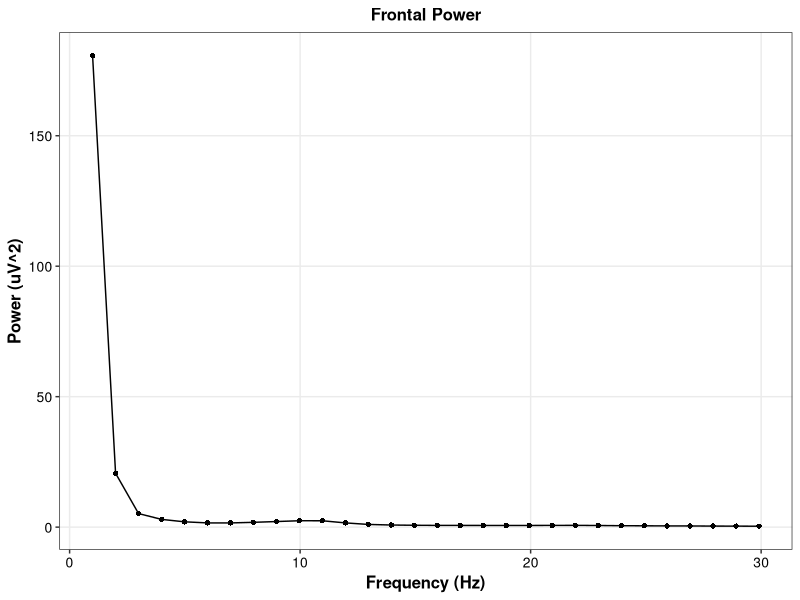
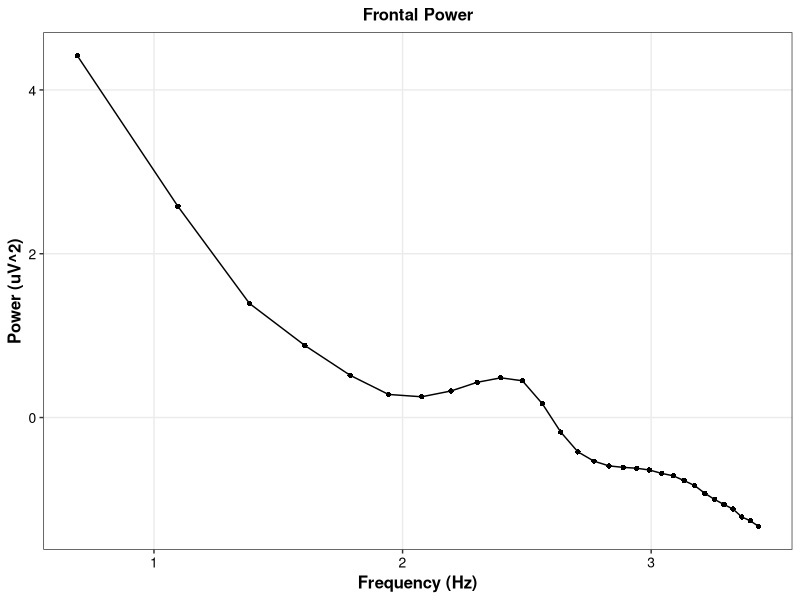
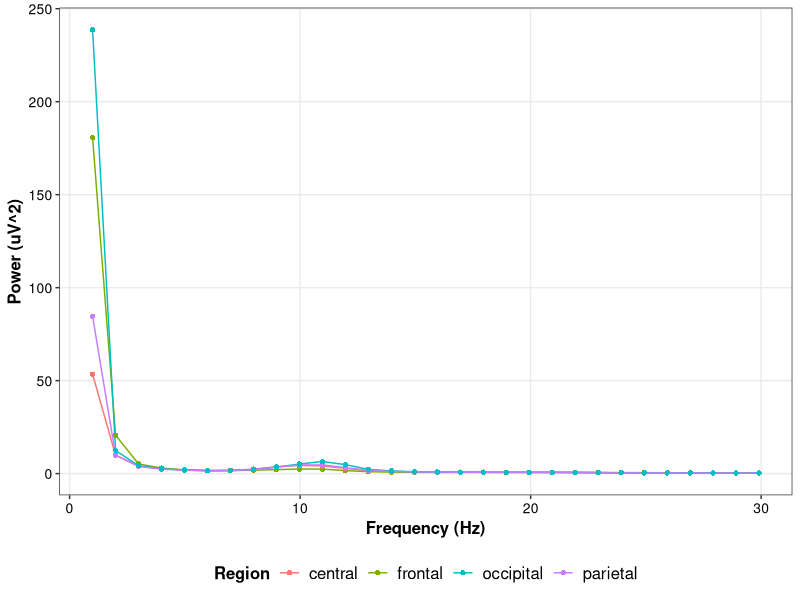
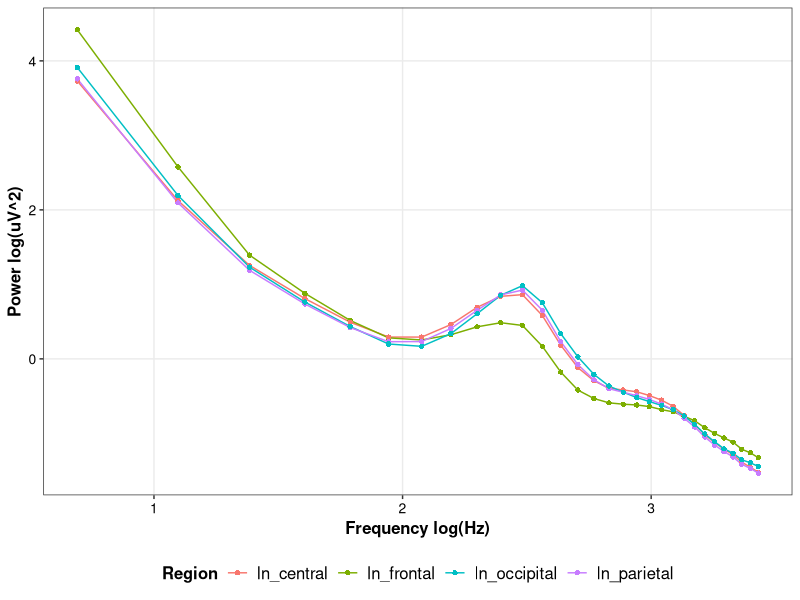
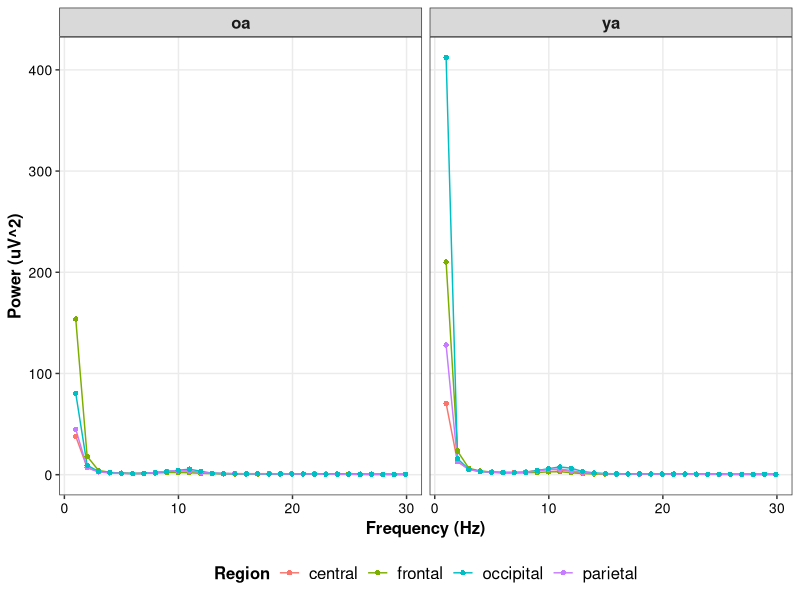
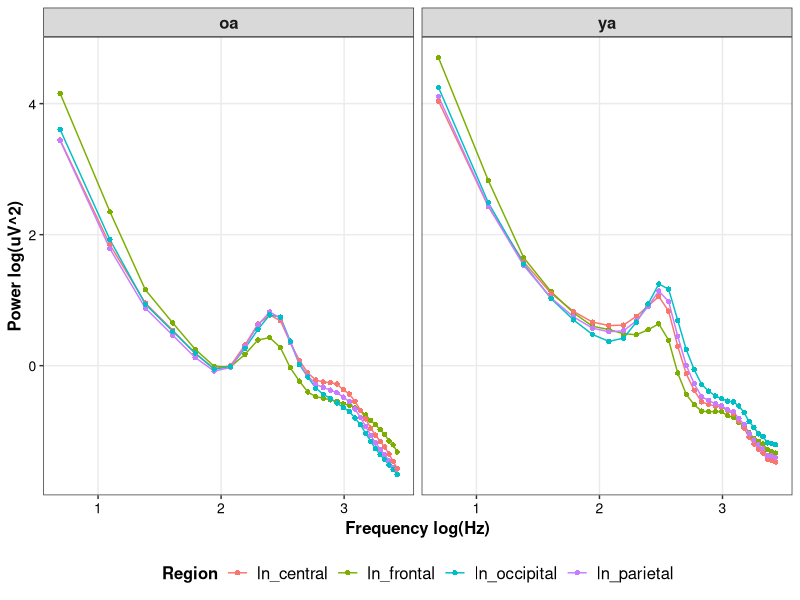
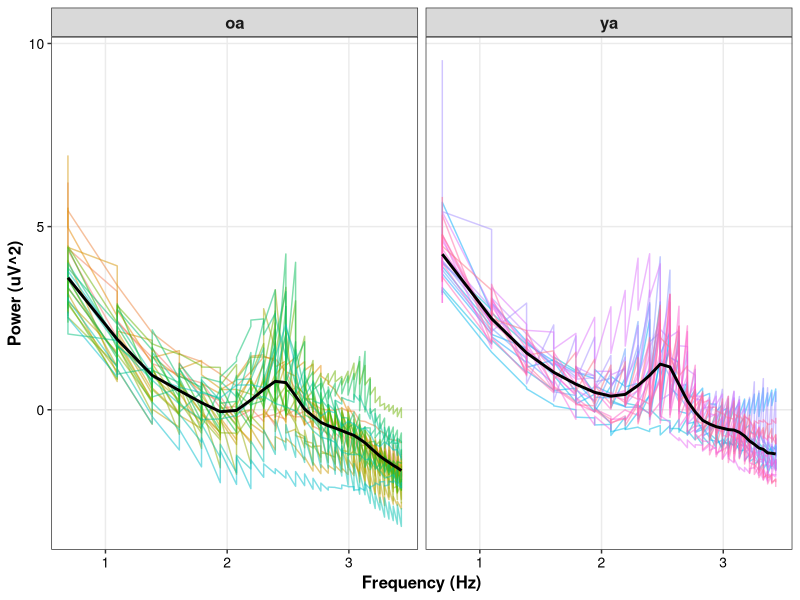

Here is the R script that generated these plots, in order: (Note: this script raises an error after producing the figures.)
library(tidyverse) # data formatting and graphing tools


# 2.0. Wrangling Data 
setwd("~/GitHub/ReproRehab/")
list.files()
list.files("./data/")

DATA <- read.csv("./data/data_PROCESSED_EEG.csv",
                    header=TRUE, 
                    stringsAsFactors = TRUE)
head(DATA)

# Aggregating the data across all participants:
?dplyr::group_by
DATA %>% select(-X) %>%
  group_by(Hz) %>%
  summarise(frontal_mean=mean(frontal, na.rm = TRUE))


?summarise_at
DAT_GRAND_AVE <- DATA %>% select(-X) %>%
  group_by(Hz) %>%
  summarise_at(vars(frontal:ln_occipital), mean, na.rm = TRUE)

head(DAT_GRAND_AVE)


ggplot(data=DAT_GRAND_AVE, aes(x=Hz, y=frontal)) +
  geom_line(col="black") +
  geom_point(shape=16, col="black") +
  scale_x_continuous(name = "Frequency (Hz)") +
  scale_y_continuous(name = "Power (uV^2)") +
  ggtitle("Frontal Power")+
  theme_bw()+
  theme(axis.text=element_text(size=10, color="black"), 
        legend.text=element_text(size=12, color="black"),
        legend.title=element_text(size=12, face="bold"),
        axis.title=element_text(size=12, face="bold"),
        plot.title=element_text(size=12, face="bold", hjust=0.5),
        panel.grid.minor = element_blank(),
        strip.text = element_text(size=12, face="bold"),
        legend.position = "bottom")


ggplot(data=DAT_GRAND_AVE, aes(x=ln_Hz, y=ln_frontal)) +
  geom_line(col="black") +
  geom_point(shape=16, col="black") +
  scale_x_continuous(name = "Frequency (Hz)") +
  scale_y_continuous(name = "Power (uV^2)") +
  ggtitle("Frontal Power")+
  theme_bw()+
  theme(axis.text=element_text(size=10, color="black"), 
        legend.text=element_text(size=12, color="black"),
        legend.title=element_text(size=12, face="bold"),
        axis.title=element_text(size=12, face="bold"),
        plot.title=element_text(size=12, face="bold", hjust=0.5),
        panel.grid.minor = element_blank(),
        strip.text = element_text(size=12, face="bold"),
        legend.position = "bottom")


# Plotting all of the regions by transforming the data from long to wide
head(DAT_GRAND_AVE)
DAT_GRAND_AVE_LONG <- DAT_GRAND_AVE %>% select(Hz:occipital) %>%
  pivot_longer(cols=frontal:occipital, names_to = "region", values_to = "power")

head(DAT_GRAND_AVE_LONG)

DAT_GRAND_AVE_LOG <- DAT_GRAND_AVE %>% select(ln_Hz:ln_occipital) %>%
  pivot_longer(cols=ln_frontal:ln_occipital, names_to = "region", values_to = "ln_power")
head(DAT_GRAND_AVE_LONG)


ggplot(data=DAT_GRAND_AVE_LONG, aes(x=Hz, y=power)) +
  geom_line(aes(col=region)) +
  geom_point(aes(col=region), shape=16) +
  scale_x_continuous(name = "Frequency (Hz)") +
  scale_y_continuous(name = "Power (uV^2)") +
  theme_bw()+
    labs(color="Region")+
  theme(axis.text=element_text(size=10, color="black"), 
        legend.text=element_text(size=12, color="black"),
        legend.title=element_text(size=12, face="bold"),
        axis.title=element_text(size=12, face="bold"),
        plot.title=element_text(size=12, face="bold", hjust=0.5),
        panel.grid.minor = element_blank(),
        strip.text = element_text(size=12, face="bold"),
        legend.position = "bottom")


ggplot(data=DAT_GRAND_AVE_LOG, aes(x=ln_Hz, y=ln_power)) +
  geom_line(aes(col=region)) +
  geom_point(aes(col=region), shape=16) +
  scale_x_continuous(name = "Frequency log(Hz)") +
  scale_y_continuous(name = "Power log(uV^2)") +
  theme_bw()+
  labs(color="Region")+
  theme(axis.text=element_text(size=10, color="black"), 
        legend.text=element_text(size=12, color="black"),
        legend.title=element_text(size=12, face="bold"),
        axis.title=element_text(size=12, face="bold"),
        plot.title=element_text(size=12, face="bold", hjust=0.5),
        panel.grid.minor = element_blank(),
        strip.text = element_text(size=12, face="bold"),
        legend.position = "bottom")



# Averages within each condition 
head(DATA)
DAT_COND_AVE <- DATA %>% group_by(condition, Hz) %>%
  summarise_at(vars(frontal:ln_occipital), mean, na.rm = TRUE)

head(DAT_COND_AVE)

DAT_COND_LONG <- DAT_COND_AVE %>% select(condition:occipital) %>%
  pivot_longer(cols=frontal:occipital, names_to = "region", values_to = "power")

head(DAT_COND_LONG)

DAT_COND_LONG_LOG <- DAT_COND_AVE %>% select(condition, ln_Hz:ln_occipital) %>%
  pivot_longer(cols=ln_frontal:ln_occipital, names_to = "region", values_to = "ln_power")

head(DAT_COND_LONG_LOG)


ggplot(data=DAT_COND_LONG, aes(x=Hz, y=power)) +
  geom_line(aes(col=region)) +
  geom_point(aes(col=region), shape=16) +
  facet_wrap(~condition)+
  scale_x_continuous(name = "Frequency (Hz)") +
  scale_y_continuous(name = "Power (uV^2)") +
  theme_bw()+
  labs(color="Region")+
  theme(axis.text=element_text(size=10, color="black"), 
        legend.text=element_text(size=12, color="black"),
        legend.title=element_text(size=12, face="bold"),
        axis.title=element_text(size=12, face="bold"),
        plot.title=element_text(size=12, face="bold", hjust=0.5),
        panel.grid.minor = element_blank(),
        strip.text = element_text(size=12, face="bold"),
        legend.position = "bottom")


ggplot(data=DAT_COND_LONG_LOG, aes(x=ln_Hz, y=ln_power)) +
  geom_line(aes(col=region)) +
  geom_point(aes(col=region), shape=16) +
  facet_wrap(~condition)+
  scale_x_continuous(name = "Frequency log(Hz)") +
  scale_y_continuous(name = "Power log(uV^2)") +
  theme_bw()+
  labs(color="Region")+
  theme(axis.text=element_text(size=10, color="black"), 
        legend.text=element_text(size=12, color="black"),
        legend.title=element_text(size=12, face="bold"),
        axis.title=element_text(size=12, face="bold"),
        plot.title=element_text(size=12, face="bold", hjust=0.5),
        panel.grid.minor = element_blank(),
        strip.text = element_text(size=12, face="bold"),
        legend.position = "bottom")




# Spaghetti Plots layering individual participant data with aggregate data:
head(DATA)
head(DAT_COND_AVE)

ggplot(data=DATA, aes(x=ln_Hz, y=ln_occipital)) +
  geom_line(aes(group=subID, col=subID), alpha=0.5) +
  facet_wrap(~condition)+
  geom_line(data=DAT_COND_AVE, aes(x=ln_Hz, y=ln_occipital), 
            col="black", lwd=1) +
  scale_x_continuous(name = "Frequency (Hz)") +
  scale_y_continuous(name = "Power (uV^2)") +
  theme_bw()+
  labs(color="Region")+
  theme(axis.text=element_text(size=10, color="black"), 
        legend.text=element_text(size=12, color="black"),
        legend.title=element_text(size=12, face="bold"),
        axis.title=element_text(size=12, face="bold"),
        plot.title=element_text(size=12, face="bold", hjust=0.5),
        panel.grid.minor = element_blank(),
        strip.text = element_text(size=12, face="bold"),
        legend.position = "none")



# plot of the differences between EO and EC conditions
head(DATA)
?str_sub
DAT_OCCIP_WIDE <- DATA %>% mutate(group=str_sub(subID, start=1,end=2)) %>%
  select(subID, condition,  group, Hz, occipital, ln_Hz, ln_occipital) %>%
  pivot_wider(names_from=condition, values_from = c(occipital, ln_occipital))

head(DAT_OCCIP_WIDE)

DAT_OCCIP_WIDE$diff_ln_power <- DAT_OCCIP_WIDE$ln_occipital_ec - DAT_OCCIP_WIDE$ln_occipital_eo


ggplot(data=DAT_OCCIP_WIDE, aes(x=ln_Hz, y=diff_ln_power)) +
  geom_line(aes(group=subID, col=subID), alpha=0.5) +
  facet_wrap(~group)+
  # geom_line(data=DAT_COND_AVE, aes(x=ln_Hz, y=ln_occipital), 
  #           col="black", lwd=1) +
  scale_x_continuous(name = "Frequency (Hz)") +
  scale_y_continuous(name = "Power (uV^2)") +
  theme_bw()+
  labs(color="Region")+
  theme(axis.text=element_text(size=10, color="black"), 
        legend.text=element_text(size=12, color="black"),
        legend.title=element_text(size=12, face="bold"),
        axis.title=element_text(size=12, face="bold"),
        plot.title=element_text(size=12, face="bold", hjust=0.5),
        panel.grid.minor = element_blank(),
        strip.text = element_text(size=12, face="bold"),
        legend.position = "none")


# Calculating the group mean differences:
head(DAT_OCCIP_WIDE)

DAT_OCCIP_WIDE_GROUP_AVE <- DAT_OCCIP_WIDE %>% group_by(group, Hz) %>%
  summarize(ln_Hz = ln_Hz[1],
            diff_ln_power=mean(diff_ln_power, na.rm=TRUE))

head(DAT_OCCIP_WIDE_GROUP_AVE)


ggplot(data=DAT_OCCIP_WIDE, aes(x=ln_Hz, y=diff_ln_power)) +
  geom_line(aes(group=subID, col=subID), alpha=0.5) +
  facet_wrap(~group)+
  geom_line(data=DAT_OCCIP_WIDE_GROUP_AVE, 
            aes(x=ln_Hz, y=diff_ln_power), 
             col="black", lwd=1) +
  scale_x_continuous(name = "Frequency (Hz)") +
  scale_y_continuous(name = "Power (uV^2)") +
  theme_bw()+
  labs(color="Region")+
  theme(axis.text=element_text(size=10, color="black"), 
        legend.text=element_text(size=12, color="black"),
        legend.title=element_text(size=12, face="bold"),
        axis.title=element_text(size=12, face="bold"),
        plot.title=element_text(size=12, face="bold", hjust=0.5),
        panel.grid.minor = element_blank(),
        strip.text = element_text(size=12, face="bold"),
        legend.position = "none")

